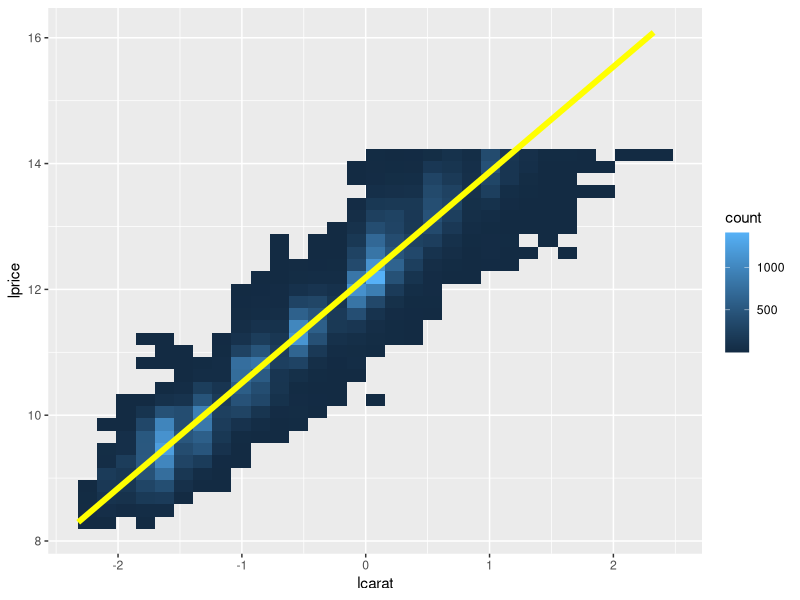
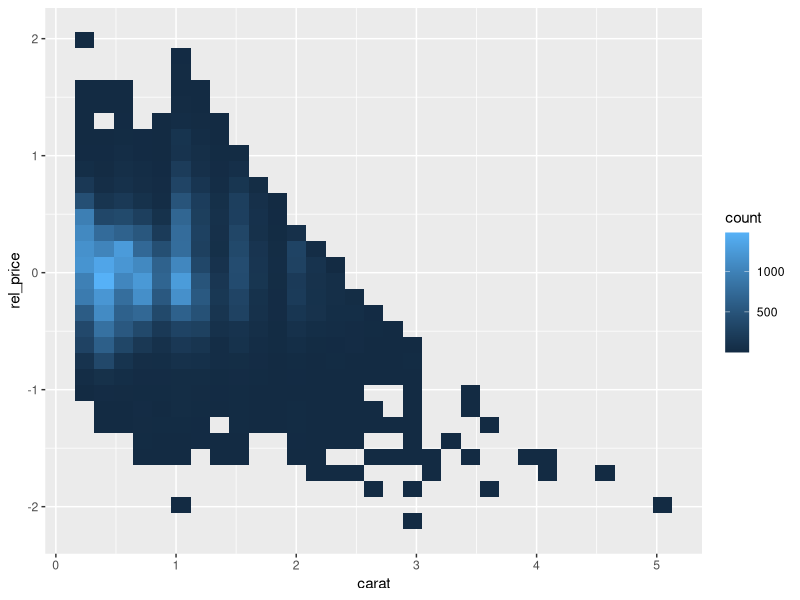
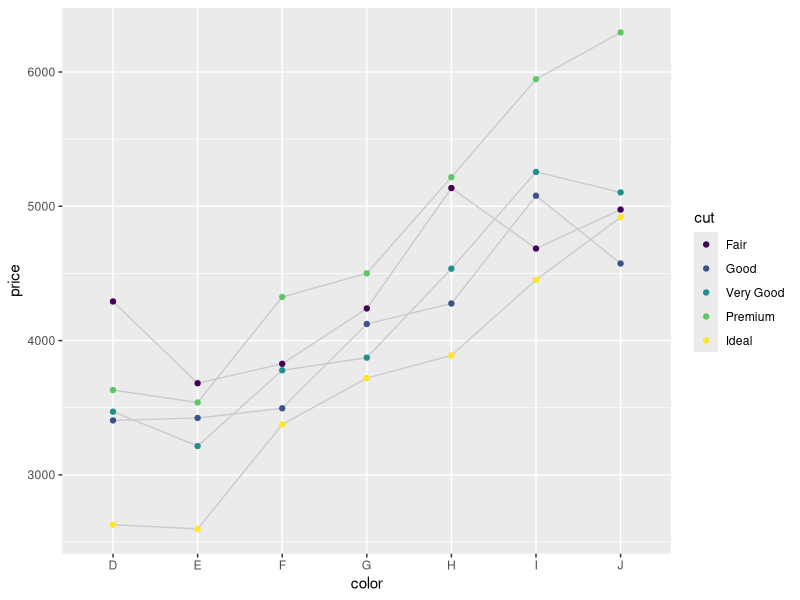
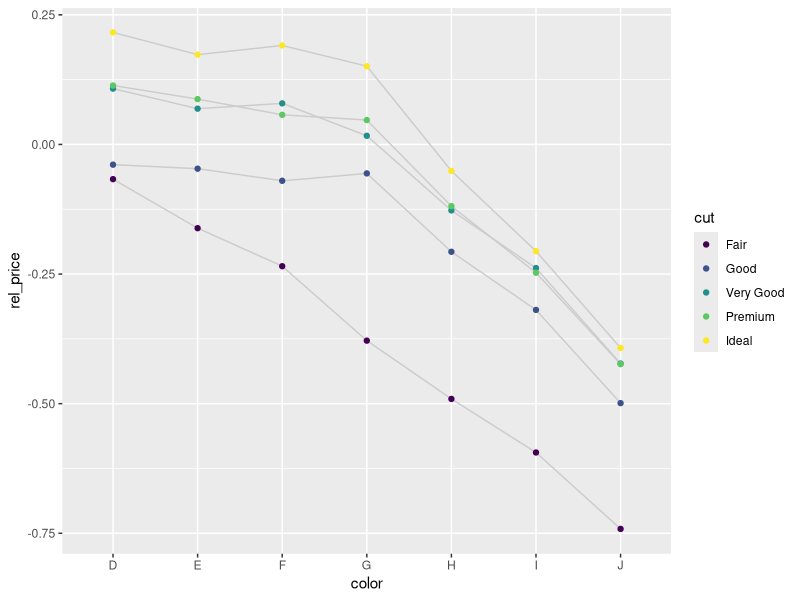
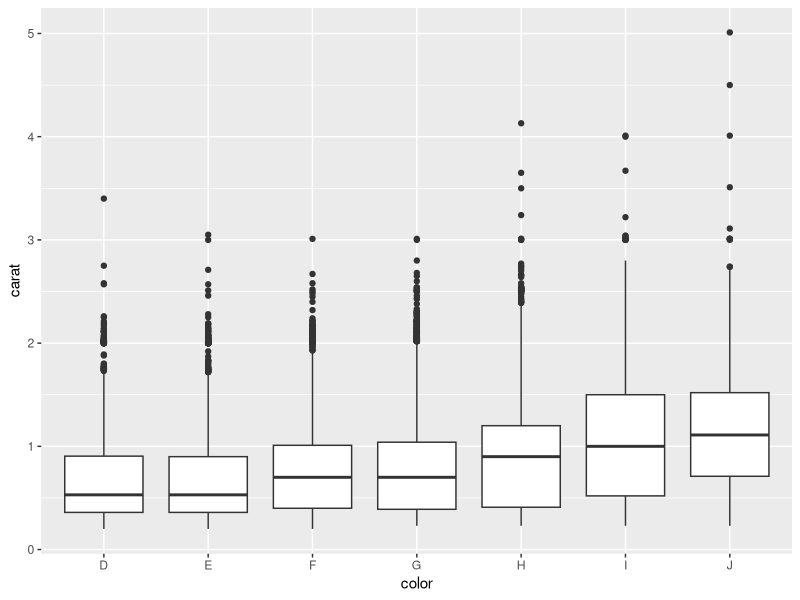
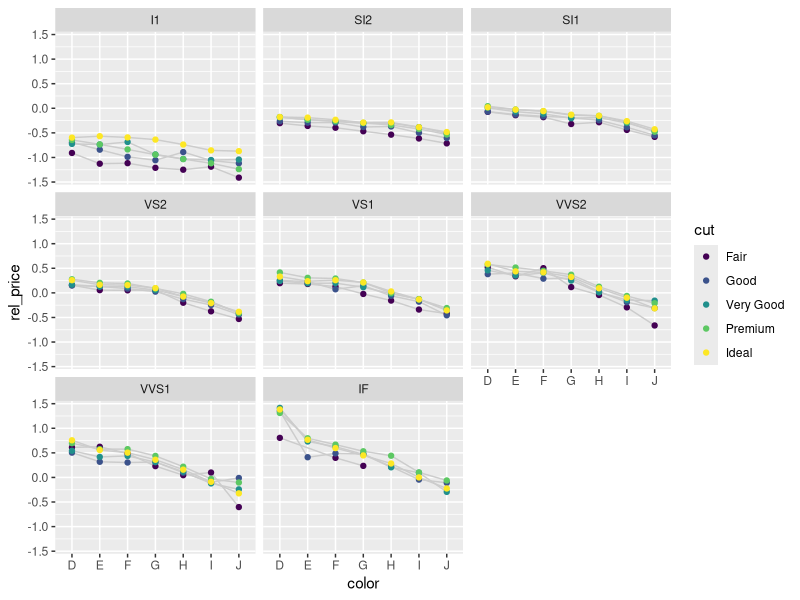
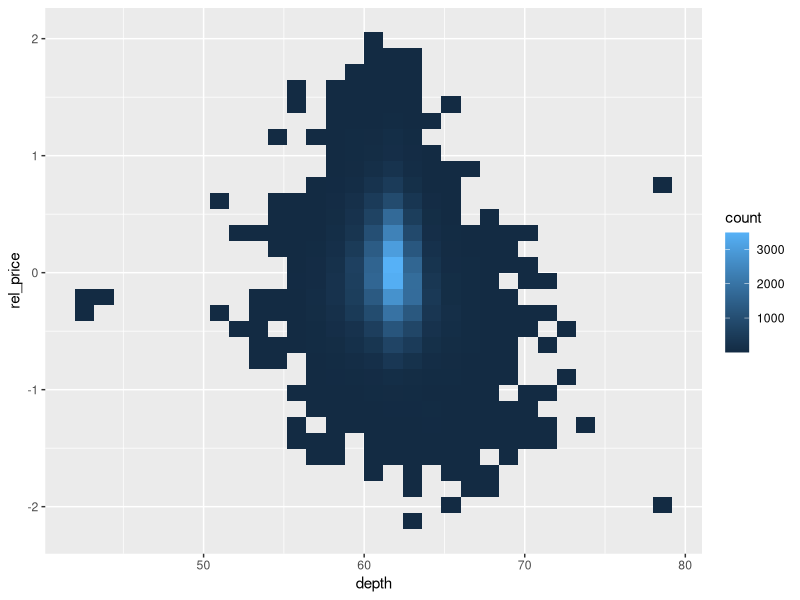
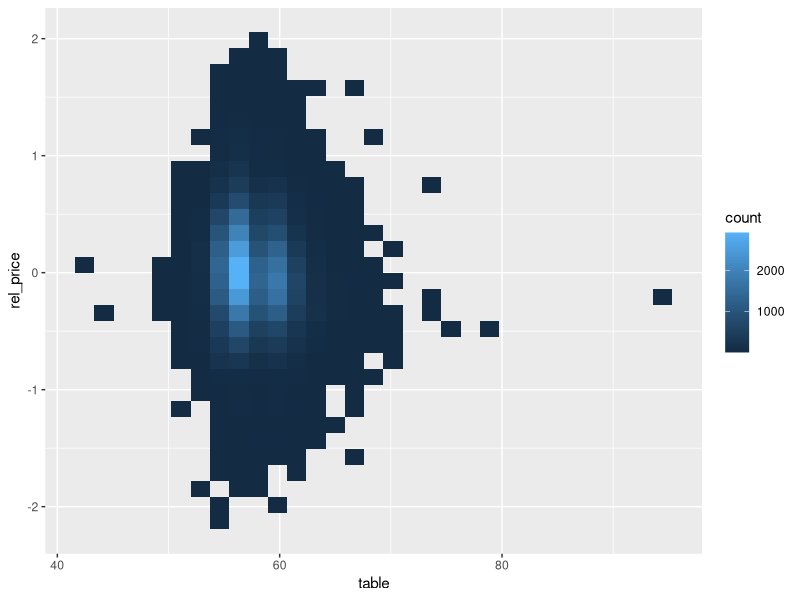

These figures' R source, in order: (Note: this script raises an error after producing the figures.)
## ---- chunk 1
knitr::opts_chunk$set(echo = TRUE)
library(ggplot2)
library(magrittr)
library(dplyr)
## ---- chunk 2
diamonds2 <- diamonds %>% 
  mutate(
    lcarat = log2(carat),
    lprice = log2(price)
  )
diamonds2

ggplot(diamonds2, aes(lcarat,lprice)) +
  geom_bin2d() +
  geom_smooth(method="lm",se=FALSE,size=2,color="yellow")
## ---- chunk 3
mod <- lm(lprice ~ lcarat, data=diamonds2)
diamonds2 <- diamonds2 %>% mutate(rel_price = resid(mod))
diamonds2
ggplot(diamonds2,aes(carat,rel_price)) + geom_bin2d()
## ---- chunk 4
color_cut <- diamonds2 %>%
  group_by(color, cut) %>%
  summarize(
    price = mean(price),
    rel_price = mean(rel_price)
  )
color_cut
## ---- chunk 5
ggplot(color_cut, aes(color, price)) +
  geom_line(aes(group=cut), color="grey80") + 
  geom_point(aes(color = cut))
## ---- chunk 6
ggplot(color_cut, aes(color, rel_price)) +
  geom_line(aes(group = cut), color = "grey80") + 
  geom_point(aes(color=cut))
## ---- chunk 7
ggplot(diamonds, aes(color, carat)) + geom_boxplot()

## ---- chunk 8
color_cut_clarity <- diamonds2 %>%
  group_by(color, cut, clarity) %>%
  summarize(
    price = mean(price),
    rel_price = mean(rel_price)
  )
ggplot(color_cut_clarity, aes(color,rel_price)) + 
  geom_line(aes(group=cut), color="grey80") + 
  geom_point(aes(color=cut)) + 
  facet_wrap(~clarity)
## ---- chunk 9
#diamonds2
ggplot(diamonds2,aes(depth,rel_price)) +
  geom_bin2d()
## ---- chunk 10
#diamonds2
ggplot(diamonds2,aes(table,rel_price)) +
  geom_bin2d()
## ---- chunk 11
txhousing

#de-season function:
deseas <- function(x,month){
  resid(lm(x ~ factor(month), na.action = na.exclude))
}

txhousing <- txhousing %>%
  group_by(city) %>%
  mutate(rel_sales = deseas(log(sales), month))

ggplot(txhousing, aes(date,rel_sales)) + 
  geom_line(aes(group=city), alpha = 1/5) +
  #geom_line(stat = "summary", fun.y="mean", color="red")
  geom_smooth(method="loess",se=FALSE)
## ---- chunk 12
ggplot(txhousing, aes(date,rel_sales)) + 
  geom_line(aes(group=city), alpha = 1/5) +
  geom_line(stat = "summary", fun.y="mean", color="red") +
  #geom_smooth(method="loess",se=FALSE) +
  xlim(2008,2012)
## ---- chunk 13
summary(txhousing)

#"Months inventory": amount of time it would take to sell all current listings at current pace of sales. 
ggplot(txhousing, aes(date,log(inventory))) + 
  geom_line(aes(group=city), alpha=1/2)

#Total active listings
ggplot(txhousing, aes(date,log(listings))) +
  geom_line(aes(group=city), alpha=1/2)

#Total value of sales
ggplot(txhousing, aes(date,log(volume))) +
  geom_line(aes(group=city), alpha=1/2)

#Median sale price:
ggplot(txhousing, aes(date,log(median))) +
  geom_line(aes(group=city), alpha=1/2)
## ---- chunk 14
numDates <- txhousing %>% 
  summarize(nDates=n_distinct(date)) %>% 
  select(nDates) %>% 
  max()
numDates

cityCnts <- txhousing %>%
  na.omit() %>%
  group_by(city) %>%
  summarize(nComplete=n()) %>%
  mutate(pctComplete=nComplete/numDates)
cityCnts

ggplot(cityCnts, aes(city,pctComplete)) + 
  geom_col() +
  labs(x="City", y="% Complete") + 
  theme(axis.text.x = element_text(angle = 90, hjust = 1))

  
## ---- chunk 15
meanRelSalesData <- txhousing %>%
  group_by(date) %>%
  summarize(meanRelSales = mean(rel_sales, na.rm=TRUE))
meanRelSalesData

ggplot(txhousing, aes(date,rel_sales)) + 
  geom_line(aes(group=city), alpha = 1/5) +
  geom_line(aes(date,meanRelSales),data=meanRelSalesData,color="red")

## ---- chunk 16
#install.packages("broom")
library(broom)
## ---- chunk 17
models <- txhousing %>%
  group_by(city) %>%
  do(mod = lm(log2(sales) ~ factor(month), data = ., na.action = na.exclude))
models

model_sum <- models %>% glance(mod)
model_sum

ggplot(model_sum, aes(AIC, reorder(city,AIC))) +
  geom_point()
## ---- chunk 18
worstAIC <- c("Harlingen", "San Marcos", "Brownsville")
bestAIC <- c("Dallas", "El Paso", "Midland")
extreme <- txhousing %>% ungroup() %>%
  filter(city %in% c(worstAIC,bestAIC), !is.na(sales)) %>%
  mutate(city = factor(city, c(worstAIC, bestAIC)))

ggplot(extreme, aes(month, log(sales))) +
  geom_line(aes(group=year)) +
  facet_wrap(~city)
## ---- chunk 19
txhousing %>% ungroup() %>%
  group_by(city) %>%
  filter(city %in% c("McAllen","Bryan-College Station"), !is.na(sales)) %>%
  summarize(meanSales=mean(sales))

selectCities <- txhousing %>%
  filter(city %in% c("McAllen","Bryan-College Station"), !is.na(sales)) 

ggplot(selectCities, aes(city,sales)) + geom_boxplot()

## ---- chunk 20
selectCities <- txhousing %>%
  filter(city %in% c("McAllen","Bryan-College Station", "Lubbock", "NE Tarrant County", "Brownsville", "Harlingen"), !is.na(sales)) 

ggplot(selectCities, aes(city,sales)) + geom_boxplot()
## ---- chunk 21
models <- txhousing %>%
  group_by(city) %>%
  do(mod = lm(log2(sales) ~ factor(month) + year, data = ., na.action = na.exclude))
models

model_sum <- models %>% glance(mod)
model_sum

ggplot(model_sum, aes(r.squared, reorder(city,r.squared))) +
  geom_point()

## ---- chunk 22
models <- txhousing %>%
  group_by(city) %>%
  do(mod = lm(log2(sales) ~ factor(month), data = ., na.action = na.exclude))

model_sum <- models %>% glance(mod)
model_sum

#TODO: Order by r.squared. Commands below are not giving me sorted cities.
#Join txhousing to model summary. Then sort by r squared value:
txhousingSorted <- left_join(txhousing,model_sum,by="city") %>% arrange(r.squared) %>% ungroup
#cityOrdered <- model_sum %>% arrange(r.squared) %>% select(city) %>% ungroup
#cityOrdered  <- txhousingSorted %>% select(city) %>% unique
#factor(txhousing$city,levels=cityOrdered)
#ggplot(transform(txhousing, city=factor(txhousing$city,levels=cityOrdered)), 
#       aes(month, log(sales))) +
#  geom_line(aes(group=year)) +
#  facet_wrap(~city)


ggplot(txhousingSorted, aes(month, log(sales))) +
  geom_line(aes(group=year)) +
  facet_wrap(~city)


## ---- chunk 23
coefs <- models %>% tidy(mod)
coefs

#Pull out months:
months <- coefs %>%
  filter(grepl("factor",term)) %>%
  tidyr::extract(term,"month","(\\d+)", convert=TRUE)
months

#Strength of seasonal effect:
coefSummary <- months %>%
  group_by(city) %>%
  summarize(max=max(estimate))
#ggplot(coefSummary, aes(2^max, reorder(city,max))) +
#  geom_point() + 
#  ggtitle("Maximum coefficient per City")

#Extract highest and lowest seasonal effect:
top3 <- coefSummary %>% top_n(3,max)
bottom3 <- coefSummary %>% top_n(-3,max)
selectCitySummary <- rbind(top3,bottom3)

#Plot their coeficients:
ggplot(selectCitySummary, aes(2^max, reorder(city,max))) +
  geom_point() + 
  ggtitle("Maximum 2^coefficients for Cities \nwith highest and lowest seasonal effect")
## ---- chunk 24
#model_sum contains r.squared for each city 
#coefSummary contains max coef (seasonal effect)

combined <- inner_join(model_sum,coefSummary,by="city")
combined

ggplot(combined, aes(r.squared,2^max)) + 
  geom_point() +
  labs(y="Max 2^Coef (Seasonal effect)")
## ---- chunk 25
models <- diamonds %>%
  group_by(cut,clarity,color) %>%
  do(mod = lm(
    log(price) ~ log(carat),
    data = .,
    na.action = na.exclude
  ))
models

models %>% glance(mod) 

slope <- models %>% tidy(mod) %>% filter(grepl("carat",term))
slope
intercept <- models %>% tidy(mod) %>% filter(grepl("Intercept",term))
intercept

#Plot slope estimates:
ggplot(slope,aes(clarity,estimate,color=color)) +
  geom_point() +
  facet_wrap(~cut) +
  labs(title="Slope") + ylab("Estimate of slope")

#Plot intercept estimates:
ggplot(slope,aes(clarity,estimate,color=color)) +
  geom_point() +
  facet_wrap(~cut) +
  labs(title="Intercept") + ylab("Estimate of intercept")


## ---- chunk 26
models <- txhousing %>%
  group_by(city) %>%
  do(mod = lm(log2(sales) ~ factor(month), data = ., na.action = na.exclude))

obsSummary <- models %>% augment(mod)
obsSummary

p <- ggplot(obsSummary, aes(.fitted,.resid)) + 
  geom_point() 
p
## ---- chunk 27
p + facet_wrap(~factor.month.)
#p + facet_wrap(~city)
## ---- chunk 28
largeResid <- obsSummary %>% filter(abs(.std.resid)>2)
largeResid

ggplot(txhousing,aes(date,log(sales))) + geom_line(aes(group=city))
